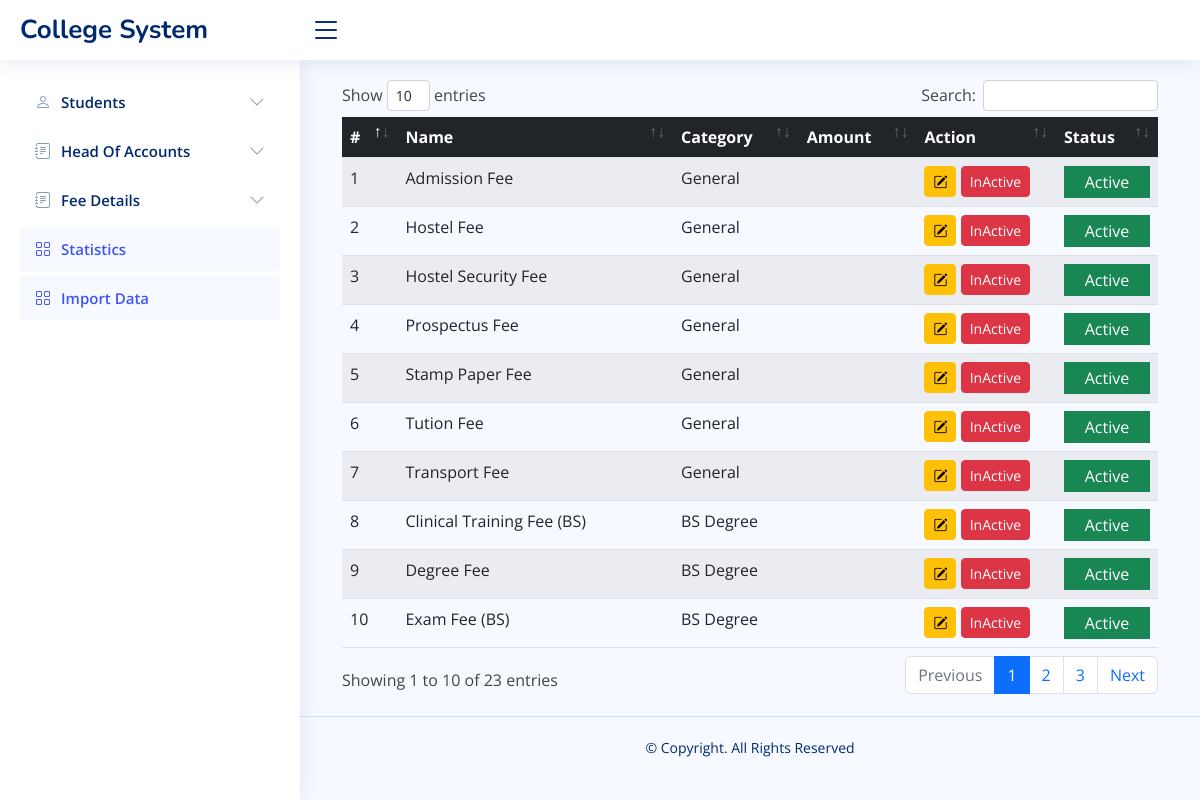
Page /views/head_of_accounts/all_head_of_accounts.php on the earlier database version.
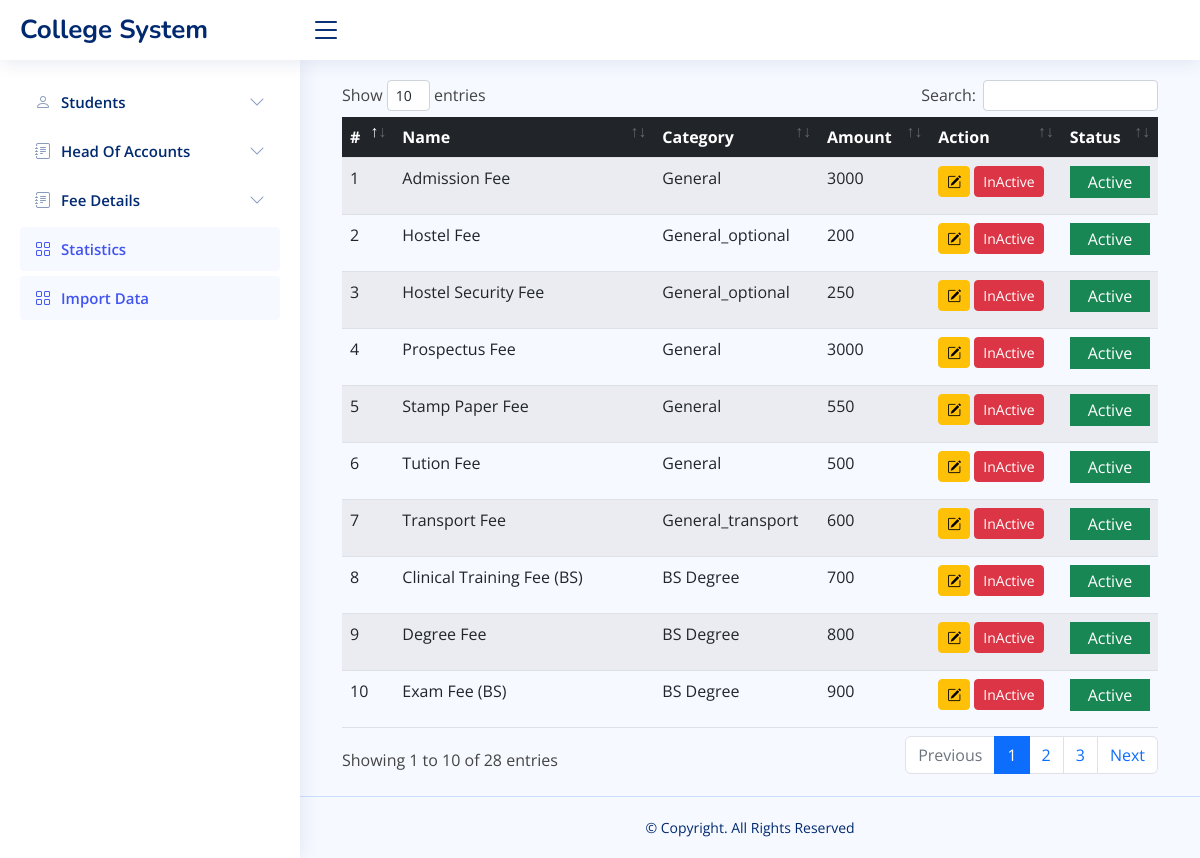
Same page on the later database version.
### tables this page shows
CREATE TABLE `head_of_accounts` (
  `id` int(11) NOT NULL,
  `account_name` varchar(512) DEFAULT NULL,
  `category` varchar(512) DEFAULT NULL,
  `amount` int(255) DEFAULT NULL,
  `status` varchar(11) DEFAULT '1',
  `created_on` datetime DEFAULT NULL
);

### views/head_of_accounts/all_head_of_accounts.php (the view, shortened to what this page needs)
<?php
include '../../includes/header.php';
include '../../includes/sidebar.php';
?>
<main id="main" class="main">
<div class="container-fluid">
<div class="table-responsive">
  <table class="table table-striped datatable " id="hoa_table">
  <thead class="bg-dark text-white">
    <tr>
      <th scope="col">#</th>
      <th scope="col">Name</th>
      <th scope="col">Category</th>
      <th scope="col">Amount</th>
      <th scope="col">Action</th>
      <th scope="col">Status</th>
    </tr>
  </thead>
  <tbody>
    <?php
    $ret=mysqli_query($con,"SELECT * FROM `head_of_accounts` ");
    $count = 1;
    while ($row=mysqli_fetch_array($ret))
    {
      $hoa_id = $row['id'];
      ?>
      <tr>
        <td><?=$count?></td>
        <td>
          <p class="text-sm mb-0"><?=$row['account_name']?></p></td>
        <td>
          <p class="text-sm mb-0"><?=$row['category']?></p>
        </td>
        <td>
          <p class="text-sm"><?=$row['amount']?></p></td>
        <td>
          <div>
            <button class="btn btn-sm btn-warning" onclick="load_hoa_detail(<?=$hoa_id?>)" data-bs-toggle="modal" data-bs-target="#edit_hoa_modal"><i class="bi bi-pencil-square"></i></button>
            <?php
            if($row['status'] == '1'){
              ?>
              <button class="btn btn-sm btn-danger" onclick="change_status_hoa(<?=$hoa_id?>,2)">InActive</button>
              <?php
            }
            else{
              ?>
              <button class="btn btn-sm btn-primary" onclick="change_status_hoa(<?=$hoa_id?>,1)">Active</button>
              <?php
            }
            ?>
          </div>
        </td>
        <td>
          <?php
          if($row['status'] == '1'){
            ?>
              <p class="text-white bg-success text-sm p-1 text-center mb-0">Active</p>
            <?php
          }elseif($row['status'] == '2'){
            ?>
              <p class="text-white bg-danger text-sm p-1 text-center mb-0">InActive</p>
            <?php
          }
        ?>
        </td>
      </tr>
      <?php
      $count++;
    }
    ?>
  </tbody>
</table>
</div>
</div>
</main>
<?php
include '../../includes/footer.php';
?>

### includes/header.php (shortened to what this page needs)
<!DOCTYPE html>
<html lang="en">
<head>
  <link href="../../assets/vendor/bootstrap/css/bootstrap.min.css" rel="stylesheet">
  <link href="../../assets/vendor/bootstrap-icons/bootstrap-icons.css" rel="stylesheet">
  <link href="../../assets/vendor/boxicons/css/boxicons.min.css" rel="stylesheet">
  <link href="../../assets/vendor/quill/quill.snow.css" rel="stylesheet">
  <link href="../../assets/vendor/quill/quill.bubble.css" rel="stylesheet">
  <link href="../../assets/vendor/remixicon/remixicon.css" rel="stylesheet">
  <link rel="stylesheet" href="../../assets/vendor/datatables.net-bs4/css/dataTables.bootstrap4.min.css">
  <link rel="stylesheet" href="../../assets/vendor/datatables.net-buttons-bs4/css/buttons.bootstrap4.min.css">
  <link rel="stylesheet" href="../../assets/vendor/datatables.net-select-bs4/css/select.bootstrap4.min.css">
  <link href="https://cdn.rawgit.com/harvesthq/chosen/gh-pages/chosen.min.css" rel="stylesheet"/>
  <link href="../../assets/css/style.css" rel="stylesheet">
</head>
<body>
  <header id="header" class="header fixed-top d-flex align-items-center">
    <div class="d-flex align-items-center justify-content-between">
      <a href="index.html" class="logo d-flex align-items-center">
        <span class="d-none d-lg-block">College System</span>
      </a>
      <i class="bi bi-list toggle-sidebar-btn"></i>
    </div>
  </header>

### includes/sidebar.php (shortened to what this page needs)
<aside id="sidebar" class="sidebar">
<ul class="sidebar-nav" id="sidebar-nav">
  <li class="nav-item">
    <a class="nav-link collapsed" data-bs-target="#students-nav" data-bs-toggle="collapse" href="#">
      <i class="bi bi-person"></i><span>Students</span><i class="bi bi-chevron-down ms-auto"></i>
    </a>
  </li>
  <li class="nav-item">
    <a class="nav-link collapsed" data-bs-target="#hoa-nav" data-bs-toggle="collapse" href="#">
      <i class="bi bi-journal-text"></i><span>Head Of Accounts</span><i class="bi bi-chevron-down ms-auto"></i>
    </a>
  </li>
  <li class="nav-item">
  <a class="nav-link collapsed" data-bs-target="#fee-nav" data-bs-toggle="collapse" href="#">
      <i class="bi bi-journal-text"></i><span>Fee Details</span><i class="bi bi-chevron-down ms-auto"></i>
    </a>
  </li>
  <li class="nav-item">
    <a class="nav-link " href="../statistics/statistics.php">
      <i class="bi bi-grid"></i>
      <span>Statistics</span>
    </a>
  </li>
  <li class="nav-item">
    <a class="nav-link " href="../import_data/import_data.php">
      <i class="bi bi-grid"></i>
      <span>Import Data</span>
    </a>
  </li>
</ul>
</aside>

### includes/footer.php (shortened to what this page needs)
  <footer id="footer" class="footer">
    <div class="copyright">
      &copy; Copyright. All Rights Reserved
    </div>
  </footer>
</body>
</html>

### assets/css/style.css (style rules this page uses)
:root { scroll-behavior: smooth; }
body { font-family: "Open Sans", sans-serif; background: #f6f9ff; color: #444444; }
a { color: #4154f1; text-decoration: none; }
#main { margin-top: 60px; padding: 20px 30px; transition: all 0.3s; }
.logo { line-height: 1; }
@media (min-width: 1200px) { .logo { width: 280px; } }
.logo span { font-size: 26px; font-weight: 700; color: #012970; font-family: "Nunito", sans-serif; }
.header { transition: all 0.5s; z-index: 997; height: 60px; box-shadow: 0px 2px 20px rgba(1, 41, 112, 0.1); background-color: #fff; padding-left: 20px; }
.header .toggle-sidebar-btn { font-size: 32px; padding-left: 10px; cursor: pointer; color: #012970; }
.sidebar { position: fixed; top: 60px; left: 0; bottom: 0; width: 300px; z-index: 996; transition: all 0.3s; padding: 20px; overflow-y: auto; scrollbar-width: thin; scrollbar-color: #aab7cf transparent; box-shadow: 0px 0px 20px rgba(1, 41, 112, 0.1); background-color: #fff; }
@media (min-width: 1200px) { #main, #footer { margin-left: 300px; } }
.sidebar-nav { padding: 0; margin: 0; list-style: none; }
.sidebar-nav li { padding: 0; margin: 0; list-style: none; }
.sidebar-nav .nav-item { margin-bottom: 5px; }
.sidebar-nav .nav-link { display: flex; align-items: center; font-size: 15px; font-weight: 600; color: #4154f1; transition: 0.3; background: #f6f9ff; padding: 10px 15px; border-radius: 4px; }
.sidebar-nav .nav-link i { font-size: 16px; margin-right: 10px; color: #4154f1; }
.sidebar-nav .nav-link.collapsed { color: #012970; background: #fff; }
.sidebar-nav .nav-link.collapsed i { color: #899bbd; }
.sidebar-nav .nav-link .bi-chevron-down { margin-right: 0; transition: transform 0.2s ease-in-out; }
.footer { padding: 20px 0; font-size: 14px; transition: all 0.3s; border-top: 1px solid #cddfff; }
.footer .copyright { text-align: center; color: #012970; }

Differences in the rows shown:
changed head_of_accounts "Admission Fee": amount (not shown) → "3000"
changed head_of_accounts "Hostel Fee": category "General" → "General_optional"; amount (not shown) → "200"
changed head_of_accounts "Hostel Security Fee": category "General" → "General_optional"; amount (not shown) → "250"
changed head_of_accounts "Prospectus Fee": amount (not shown) → "3000"
changed head_of_accounts "Stamp Paper Fee": amount (not shown) → "550"
changed head_of_accounts "Tution Fee": amount (not shown) → "500"
changed head_of_accounts "Transport Fee": category "General" → "General_transport"; amount (not shown) → "600"
changed head_of_accounts "Clinical Training Fee (BS)": amount (not shown) → "700"
changed head_of_accounts "Degree Fee": amount (not shown) → "800"
changed head_of_accounts "Exam Fee (BS)": amount (not shown) → "900"
Other differences:
text written by a page script: "Show entries Search: Showing 1 to 10 of 23 entries Previous 1 2 3 Next" → "Show entries Search: Showing 1 to 10 of 28 entries Previous 1 2 3 Next"
